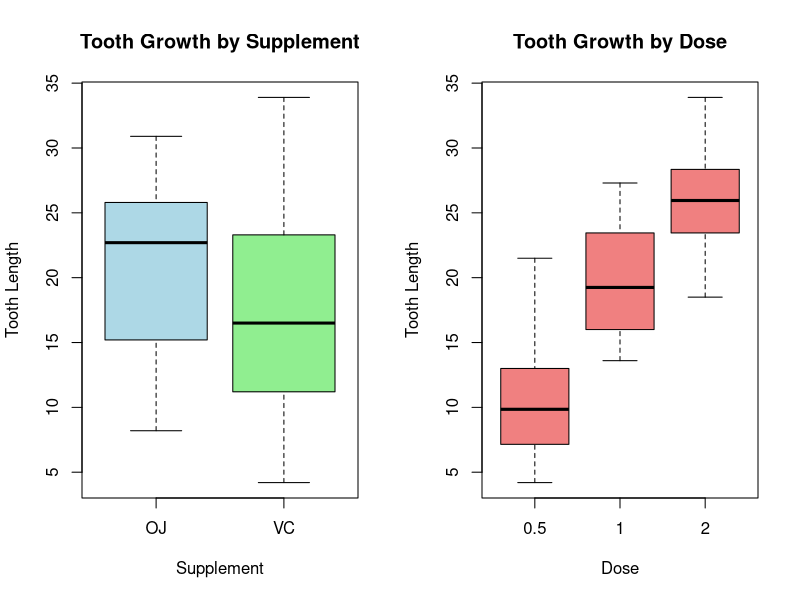

This figure's R source:
## ---- chunk 1
knitr::opts_chunk$set(echo = TRUE)
## ---- chunk 2
#load package and data
library(datasets)
data("ToothGrowth")
#explore data
summary(ToothGrowth)
## ---- chunk 3
#set up the plotting area
par(mfrow = c(1, 2))
#boxplot of tooth growth by supplement type
boxplot(len ~ supp, data = ToothGrowth,
        main = "Tooth Growth by Supplement",
        xlab = "Supplement",
        ylab = "Tooth Length",
        col = c("lightblue", "lightgreen"))
#boxplot of tooth growth by dose
boxplot(len ~ dose, data = ToothGrowth,
        main = "Tooth Growth by Dose",
        xlab = "Dose",
        ylab = "Tooth Length",
        col = "lightcoral")
## ---- chunk 4
mean(ToothGrowth$len[ToothGrowth$supp == "OJ"]) - mean(ToothGrowth$len[ToothGrowth$supp == "VC"])
## ---- chunk 5
t_test_supp <- t.test(len ~ supp, data = ToothGrowth, var.equal = TRUE )
t_test_supp
## ---- chunk 6
pairwise.t.test(ToothGrowth$len, ToothGrowth$dose, p.adjust.method = "bonferroni", var.equal = TRUE)
